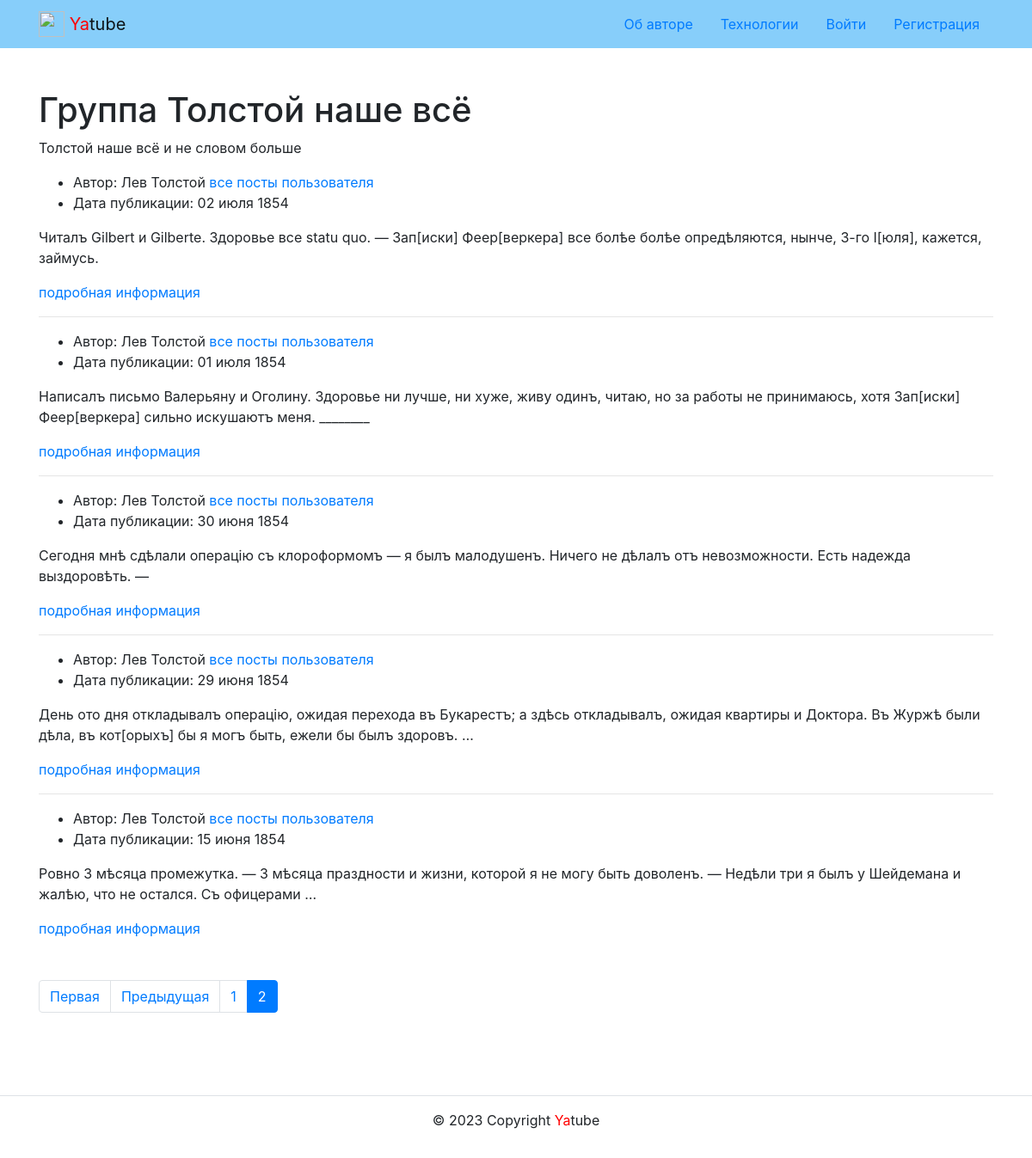
Page /group/tolstoi_nashe_vse/?page=2 on the committed database.
### posts/models.py (models this page shows, shortened)
class Group(models.Model):
    title = models.CharField(max_length=200, verbose_name='Название')
    slug = models.SlugField(unique=True)
    description = models.TextField(verbose_name='Описание')
    def __str__(self):
        return self.title
    class Meta:
        verbose_name = 'Группа'
        verbose_name_plural = "Группы"

class Post(models.Model):
    text = models.TextField(
        verbose_name='Текст поста',
        help_text='Введите текст поста'
    )
    pub_date = models.DateTimeField(
        auto_now_add=True,
        verbose_name='Дата публикации'
    )
    author = models.ForeignKey(
        User,
        on_delete=models.CASCADE,
        related_name='posts',
        verbose_name='Автор'
    )
    group = models.ForeignKey(
        Group,
        blank=True,
        null=True,
        on_delete=models.SET_NULL,
        related_name='posts',
        verbose_name='Группа',
        help_text='Группа, к которой будет относится пост'
    )
    image = models.ImageField(
        'Картинка',
        upload_to='posts/',
        blank=True
    )
    class Meta:
        ordering = ['-pub_date']
        verbose_name = 'Сообщения'
        verbose_name_plural = 'Сообщения'

### posts/views.py (the view)
# urls.py: path('group/<slug:slug>/', views.group_posts, name='group_list'),
def group_posts(request, slug):
    group = get_object_or_404(Group, slug=slug)
    group_list = group.posts.select_related('author', 'group').all()
    page_obj = paginator(request, group_list)
    title = str(group)
    context = {
        'group': group,
        'page_obj': page_obj,
        'title': title
    }
    template = 'posts/group_list.html'
    return render(request, template, context)

### core/context_processors/year.py (called while the page is built)
def year(request):
    tz = pytz.timezone('Europe/Moscow')
    dt = datetime.now(tz)
    year = dt.year
    return {
        'year': year
    }

### posts/views.py (called while the page is built)
def paginator(request, posts):
    paginator = Paginator(posts, SELECT_LIMIT)
    page_number = request.GET.get('page')
    page_obj = paginator.get_page(page_number)
    return page_obj

### templates/posts/group_list.html (shortened to what this page needs)
{% extends 'base.html' %}
{% block content %}
  <div class="container py-5">
    <h1>{{ group.title }}</h1>
    <p>{{ group.description }}</p>
    <article>
      {% for post in page_obj %}
        {% include 'includes/post.html' %}
        {% if not forloop.last %}<hr>{% endif %}
      {% endfor %}
      {% include 'posts/includes/paginator.html' %}
    </article>
  </div>
{% endblock %}

### templates/includes/post.html (shortened to what this page needs)
{% load thumbnail %}
<ul>
  {% if not is_profile %}
    <li>
        Автор: {{ post.author.get_full_name }}
        <a href="{% url 'posts:profile' post.author %}">все посты пользователя</a>
    </li>
    {% endif %}
    <li>
      Дата публикации: {{ post.pub_date|date:"d E Y" }}
    </li>
</ul>
<p>{{ post.text|truncatewords:30 }}</p>
<a href="{% url 'posts:post_detail' post.id %}">подробная информация</a><br>

### rows in the picture
Group: title "Группа Толстой наше всё", description "Толстой наше всё и не словом больше"
Post: author.get_full_name "Лев Толстой", pub_date "02 июля 1854", text "Читалъ Gilbert и Gilberte. Здоровье все statu quo. — Зап[иски] Феер[веркера] все болѣе болѣе опредѣляются, нынче, 3-го І[юля], кажется, займусь."
Post: author.get_full_name "Лев Толстой", pub_date "01 июля 1854", text "Написалъ письмо Валерьяну и Оголину. Здоровье ни лучше, ни хуже, живу одинъ, читаю, но за работы не принимаюсь, хотя Зап[иски] Феер[веркера] сильно искушаютъ меня. ________"
Post: author.get_full_name "Лев Толстой", pub_date "30 июня 1854", text "Сегодня мнѣ сдѣлали операцію съ клороформомъ — я былъ малодушенъ. Ничего не дѣлалъ отъ невозможности. Есть надежда выздоровѣть. —"
Post: author.get_full_name "Лев Толстой", pub_date "29 июня 1854", text "День ото дня откладывалъ операцію, ожидая перехода въ Букарестъ; a здѣсь откладывалъ, ожидая квартиры и Доктора. Въ Журжѣ были дѣла, въ кот[орыхъ] бы я могъ быть, ежели бы былъ здоровъ. …"
Post: author.get_full_name "Лев Толстой", pub_date "15 июня 1854", text "Ровно 3 мѣсяца промежутка. — 3 мѣсяца праздности и жизни, которой я не могу быть доволенъ. — Недѣли три я былъ у Шейдемана и жалѣю, что не остался. Съ офицерами …"

### other values in the picture
{{ i }} "1"
{{ i }} "2"
